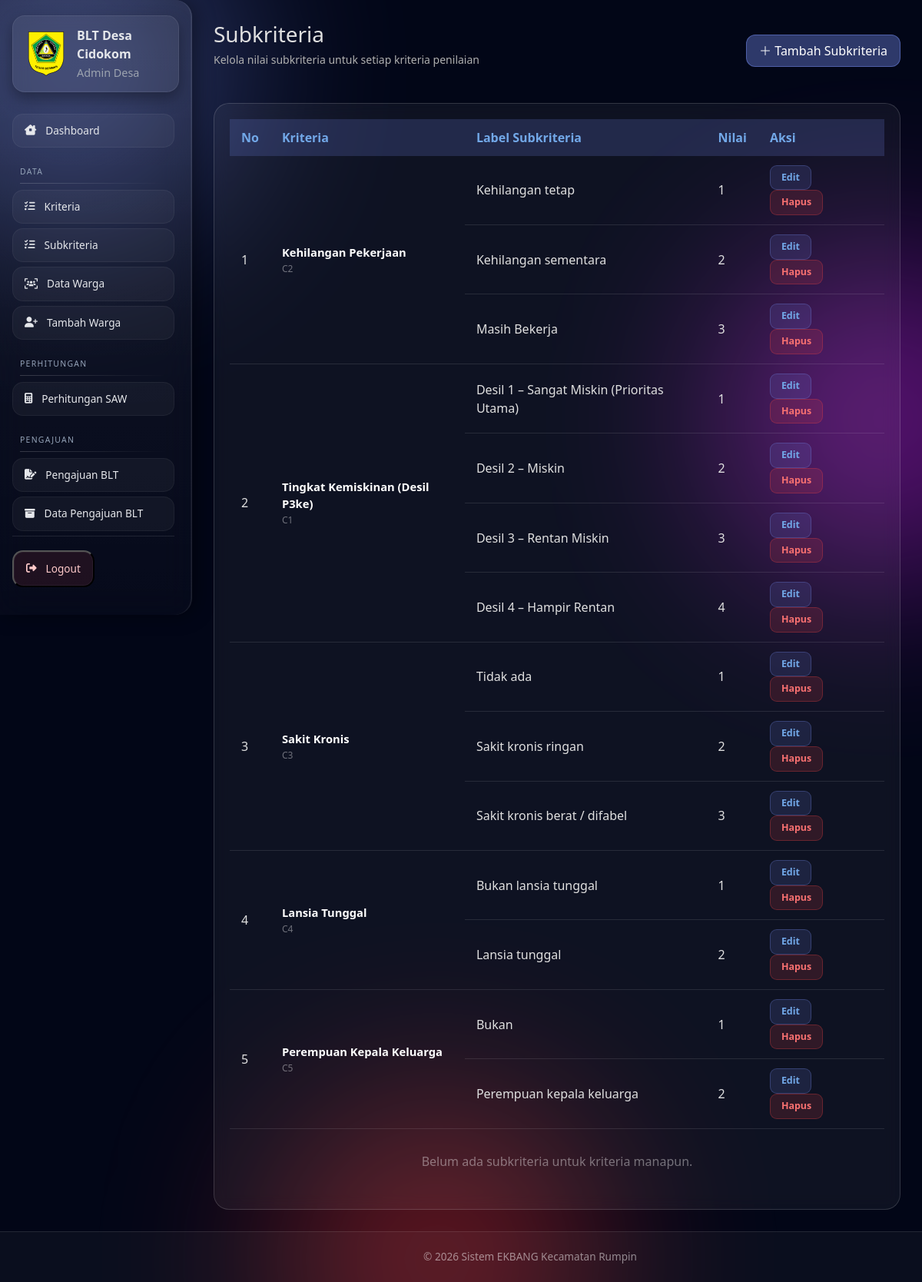
Page /desa/subkriteria/ (signed in) on the committed database.
### ekbang/models.py (models this page shows, shortened)
class Subkriteria(models.Model):
    kriteria = models.ForeignKey(Kriteria, on_delete=models.CASCADE, related_name='subkriteria')
    label = models.CharField(max_length=100)
    nilai = models.FloatField()
    urutan = models.IntegerField(default=0)
    class Meta:
        unique_together = ('kriteria', 'label')
        ordering = ['urutan', 'id']

class Kriteria(models.Model):
    TIPE_CHOICES = [('benefit', 'Benefit'), ('cost', 'Cost')]
    desa = models.ForeignKey(Desa, on_delete=models.CASCADE, related_name='kriteria')
    kode = models.SlugField(max_length=50)
    nama = models.CharField(max_length=100)
    bobot = models.FloatField(default=0)
    tipe = models.CharField(max_length=10, choices=TIPE_CHOICES, default='benefit')
    urutan = models.IntegerField(default=0)
    aktif = models.BooleanField(default=True)
    created_at = models.DateTimeField(auto_now_add=True)
    updated_at = models.DateTimeField(auto_now=True)
    class Meta:
        unique_together = ('desa', 'kode')
        ordering = ['urutan', 'id']

### ekbang/proses/decorators.py (the view)
        def wrapper(request, *args, **kwargs):
            if role == 'kecamatan':
                if not hasattr(request.user, 'admin_kecamatan'):
                    messages.error(request, 'Anda tidak punya akses')
                    return redirect('login')
            elif role == 'desa':
                if not hasattr(request.user, 'desa'):
                    messages.error(request, 'Anda tidak punya akses')
                    return redirect('login')
            else:
                messages.error(request, 'Role tidak dikenali')
                return redirect('login')
            return view_func(request, *args, **kwargs)

### ekbang/views/desa.py (called while the page is built)
@login_required
@role_required('desa')
def subkriteria_list(request):
    desa = request.user.desa
    kriteria_filter = request.GET.get('kriteria', '').strip()
    kriteria_list = (
        Kriteria.objects
        .filter(desa=desa)
        .prefetch_related('subkriteria')
        .order_by('urutan', 'nama')
    )
    if kriteria_filter:
        kriteria_list = kriteria_list.filter(id=kriteria_filter)
    return render(request, 'desa/subkriteria_list.html', {
        'kriteria_list': kriteria_list,
        'kriteria_filter': kriteria_filter,
    })

### ekbang/templates/desa/subkriteria_list.html (shortened to what this page needs)
{% extends 'base/base.html' %}
{% load static %}
{% block extra_css %}
<link rel="stylesheet" href="{% static 'css/desa/warga_list.css' %}">
<link rel="stylesheet" href="{% static 'css/desa/kriteria_list.css' %}">
{% endblock %}
{% block content %}
<div class="page-header">
    <div>
        <h2>Subkriteria</h2>
        <p>Kelola nilai subkriteria untuk setiap kriteria penilaian</p>
    </div>
    <div class="header-actions">
        <a href="{% url 'desa_subkriteria_tambah' %}" class="btn-glass">
            <i class="bi bi-plus-lg"></i> Tambah Subkriteria
        </a>
    </div>
</div>
<div class="glass-card">
    <table class="table-modern">
        <thead>
            <tr>
                <th>No</th>
                <th>Kriteria</th>
                <th>Label Subkriteria</th>
                <th>Nilai</th>
                <th>Aksi</th>
            </tr>
        </thead>
        <tbody id="subkriteria-table-body">
            {% for k in kriteria_list %}
                {% for s in k.subkriteria.all %}
                <tr id="row-subkriteria-{{ s.id }}">
                    {% if forloop.first %}
                    <td rowspan="{{ k.subkriteria.all|length }}">{{ forloop.parentloop.counter }}</td>
                    <td rowspan="{{ k.subkriteria.all|length }}">
                        <div class="kriteria-nama">{{ k.nama }}</div>
                        <div class="kriteria-kode">{{ k.kode }}</div>
                    </td>
                    {% endif %}
                    <td>{{ s.label }}</td>
                    <td>{{ s.nilai|floatformat:0 }}</td>
                    <td>
                        <a href="{% url 'desa_subkriteria_edit' s.id %}" class="btn-action btn-edit">Edit</a>
                        <button type="button"
                                class="btn-action btn-hapus"
                                onclick="konfirmasiHapus('{{ s.id }}', '{{ s.label|escapejs }}')">
                            Hapus
                        </button>
                    </td>
                </tr>
                {% endfor %}
            {% empty %}
            <tr>
                <td colspan="5" class="empty-state">Belum ada data kriteria.</td>
            </tr>
            {% endfor %}
        </tbody>
    </table>
    {% if kriteria_list and not has_subkriteria %}
    <div class="empty-state" style="padding: 40px 20px;">
        Belum ada subkriteria untuk kriteria manapun.
    </div>
    {% endif %}
</div>
{% endblock %}

### ekbang/templates/base/sidebar.html (shortened to what this page needs)
{% load static %}
<link rel="stylesheet" href="{% static 'css/desa/sidebar.css' %}">
<div class="sidebar-desa">
    <div class="sidebar-brand">
       <span class="logo">
    <img src="{% static 'img/logo.png' %}" alt="Logo" />
</span>
        <div>
            <strong>BLT Desa {{ request.user.username }}</strong>
            <small>Admin Desa</small>
        </div>
    </div>
    <div class="sidebar-scroll">
    <nav class="sidebar-menu">
        <a href="{% url 'desa_dashboard' %}" class="menu-item">
            <i class="fa-solid fa-house-chimney-window"></i> Dashboard
        </a>
        <div class="menu-section">DATA</div>
        <a href="{% url 'desa_kriteria_list' %}" class="menu-item">
            <i class="fa-solid fa-list-check"></i> Kriteria
        </a>
        <a href="{% url 'desa_subkriteria_list' %}" class="menu-item">
            <i class="fa-solid fa-list-check"></i> Subkriteria
        </a>
        <a href="{% url 'desa_warga_list' %}" class="menu-item">
            <i class="fa-solid fa-users-viewfinder"></i> Data Warga
        </a>
        <a href="{% url 'desa_warga_tambah' %}" class="menu-item">
            <i class="fa-solid fa-user-plus"></i> Tambah Warga
        </a>
        <div class="menu-section">PERHITUNGAN</div>
        <a href="{% url 'desa_riwayat_saw' %}" class="menu-item">
            <i class="fa-solid fa-calculator"></i> Perhitungan SAW
        </a>
        <div class="menu-section">PENGAJUAN</div>
        <a href="{% url 'desa_pengajuan' %}" class="menu-item">
            <i class="fa-solid fa-file-signature"></i> Pengajuan BLT
        </a>
        <a href="{% url 'desa_pengajuan_list' %}" class="menu-item">
            <i class="fa-solid fa-box-archive"></i> Data Pengajuan BLT
        </a>
    </nav>
    <div class="sidebar-footer">
        <button type="button" class="menu-item logout" data-bs-toggle="modal" data-bs-target="#logoutModal">
            <i class="fa-solid fa-right-from-bracket"></i> Logout
        </button>
    </div>
</div>
</div>

### ekbang/static/css/desa/warga_list.css (style rules this page uses)
.page-header { display: flex; justify-content: space-between; align-items: center; margin-bottom: 30px; color: #E0E0E0; }
.page-header h2 { font-size: 28px; margin-bottom: 5px; }
.page-header p { font-size: 14px; color: #B0B0B0; }
.btn-glass { color: #fff; background: rgba(114, 136, 232, 0.4); border: 1px solid rgba(114, 136, 232, 0.5); padding: 8px 16px; border-radius: 12px; text-decoration: none; font-weight: 500; transition: all 0.3s ease; }
.glass-card { background: rgba(255, 255, 255, 0.05); border-radius: 20px; backdrop-filter: blur(10px); border: 1px solid rgba(255, 255, 255, 0.15); padding: 20px; overflow-x: auto; }
.table-modern { width: 100%; border-collapse: collapse; }
.table-modern th, .table-modern td { padding: 12px 15px; text-align: left; }
.table-modern th { background: rgba(114, 136, 232, 0.2); color: #72A8E8; font-weight: 600; }
.table-modern td { color: #E0E0E0; border-bottom: 1px solid rgba(255, 255, 255, 0.1); }

### ekbang/static/css/desa/kriteria_list.css (style rules this page uses)
.header-actions { display: flex; align-items: center; gap: 14px; }
.kriteria-nama { font-weight: 600; color: #fff; font-size: 0.92rem; }
.kriteria-kode { font-size: 0.75rem; color: rgba(255,255,255,0.4); margin-top: 2px; }
.btn-action { display: inline-block; padding: 6px 14px; border-radius: 9px; font-size: 0.78rem; font-weight: 600; text-decoration: none; margin-right: 6px; transition: all 0.2s ease; }
.btn-edit { color: #72A8E8; background: rgba(114, 136, 232, 0.15); border: 1px solid rgba(114, 136, 232, 0.3); }
.btn-hapus { color: #f87171; background: rgba(239, 68, 68, 0.15); border: 1px solid rgba(239, 68, 68, 0.3); }
.empty-state { text-align: center; padding: 30px !important; color: rgba(255,255,255,0.4); }

### ekbang/static/css/desa/sidebar.css (style rules this page uses)
.sidebar-desa { position: fixed; top: 0; left: 0; width: 250px; height: 100vh; background: linear-gradient( 180deg, rgba(255,255,255,0.07), rgba(255,255,255,0.02) ); backdrop-filter: blur(18px); border-right: 1px solid rgba(255,255,255,0.1); border-top-right-radius: 22px; border-bottom-right-radius: 22px; box-shadow: 4px 0 26px rgba(0,0,0,0.45), inset -1px 0 0 rgba(255,255,255,0.06); display: flex; flex-direction: column; padding: 20px 16px; z-index: 30; }
.sidebar-brand { display: flex; align-items: center; gap: 10px; padding: 14px; margin-bottom: 22px; border-radius: 16px; background: rgba(255,255,255,0.06); box-shadow: inset 0 0 0 1px rgba(255,255,255,0.08), 0 8px 20px rgba(0,0,0,0.35); color: #e5e7eb; }
.sidebar-brand .logo { display: flex; align-items: center; }
.sidebar-brand .logo img { width: 60px; height: 60px; object-fit: contain; }
.sidebar-brand strong { font-size: 1rem; }
.sidebar-brand small { display: block; font-size: 0.9rem; color: #9ca3af; margin-top: 2px; }
.sidebar-menu { flex: 1; }
.menu-section { margin: 24px 10px 8px; font-size: 0.65rem; letter-spacing: 1.3px; color: #94a3b8; text-transform: uppercase; position: relative; }
.menu-section::after { content: ''; display: block; height: 1px; margin-top: 6px; background: linear-gradient( to right, rgba(255,255,255,0.18), transparent ); }
.menu-item { position: relative; display: flex; align-items: center; gap: 12px; padding: 12px 16px; margin: 6px 0; border-radius: 14px; font-size: 0.85rem; font-weight: 500; color: #e5e7eb; text-decoration: none; background: rgba(255,255,255,0.04); box-shadow: inset 0 0 0 1px rgba(255,255,255,0.05); transition: all .25s ease; }
.sidebar-footer { margin-top: auto; padding-top: 12px; border-top: 1px solid rgba(255,255,255,0.1); }
.menu-item.logout { background: rgba(239,68,68,0.10); color: #fecaca; }
.sidebar-scroll { flex: 1; overflow-y: auto; padding-right: 6px; }
.sidebar-scroll { scrollbar-width: thin; scrollbar-color: rgba(255,255,255,0.2) transparent; }

### rows in the picture
Kriteria: nama "Kehilangan Pekerjaan", kode "C2"
Subkriteria: label "Kehilangan tetap", nilai "1"
Subkriteria: label "Kehilangan sementara", nilai "2"
Subkriteria: label "Masih Bekerja", nilai "3"
Kriteria: nama "Tingkat Kemiskinan (Desil P3ke)", kode "C1"
Subkriteria: label "Desil 1 – Sangat Miskin (Prioritas Utama)", nilai "1"
Subkriteria: label "Desil 2 – Miskin", nilai "2"
Subkriteria: label "Desil 3 – Rentan Miskin", nilai "3"
Subkriteria: label "Desil 4 – Hampir Rentan", nilai "4"
Kriteria: nama "Sakit Kronis", kode "C3"
Subkriteria: label "Tidak ada", nilai "1"
Subkriteria: label "Sakit kronis ringan", nilai "2"
Subkriteria: label "Sakit kronis berat / difabel", nilai "3"
Kriteria: nama "Lansia Tunggal", kode "C4"
Subkriteria: label "Bukan lansia tunggal", nilai "1"
Subkriteria: label "Lansia tunggal", nilai "2"
Kriteria: nama "Perempuan Kepala Keluarga", kode "C5"
Subkriteria: label "Bukan", nilai "1"
Subkriteria: label "Perempuan kepala keluarga", nilai "2"

### other values in the picture
{{ request.user.username }} "Cidokom"
